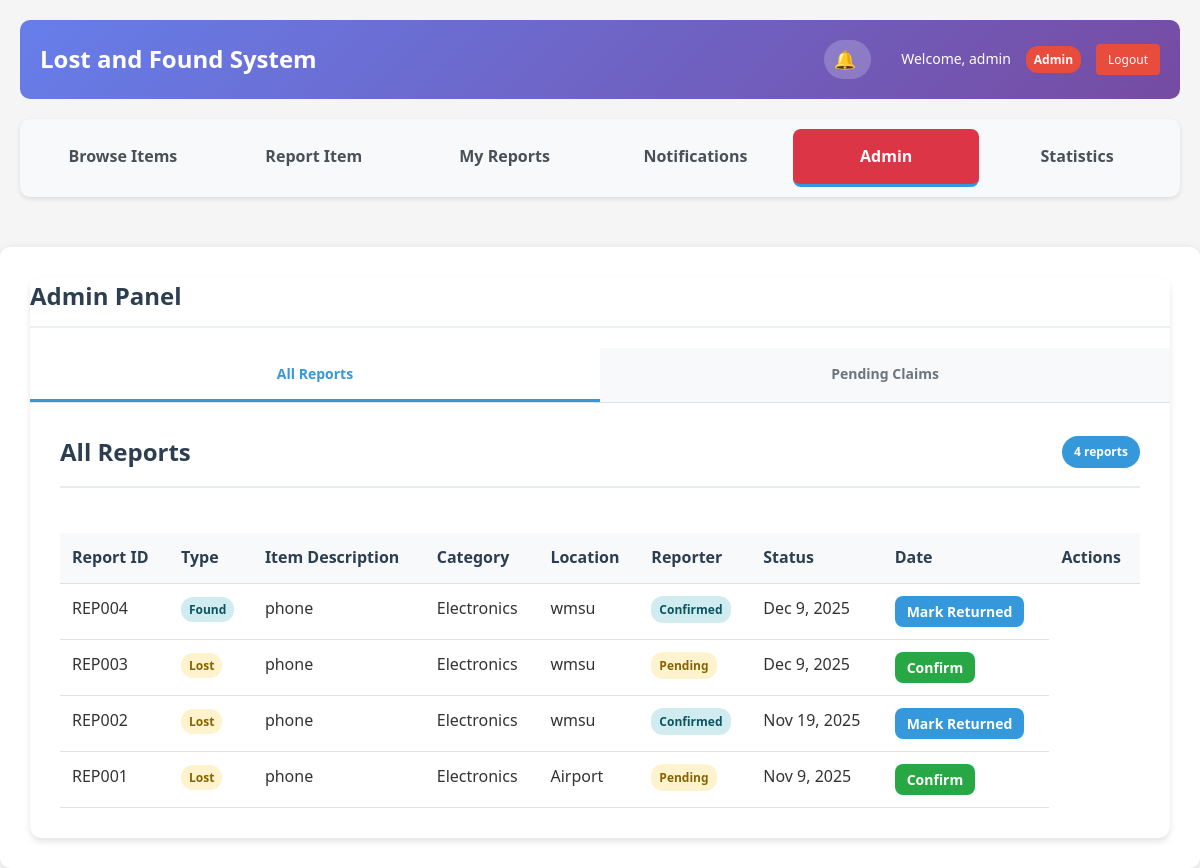
Page /object/dashboard.php (signed in) on the committed database.
### tables this page shows
CREATE TABLE `report` (
  `report_id` varchar(10) NOT NULL,
  `status` enum('pending','found','confirmed','returned') DEFAULT 'pending',
  `report_type` enum('lost','found') NOT NULL,
  `item_id` varchar(10) DEFAULT NULL,
  `user_id` varchar(10) DEFAULT NULL,
  `date_lost` date DEFAULT NULL,
  `date_found` date DEFAULT NULL,
  `created_at` timestamp NOT NULL DEFAULT current_timestamp(),
  `updated_at` timestamp NOT NULL DEFAULT current_timestamp() ON UPDATE current_timestamp()
);

CREATE TABLE `item` (
  `item_id` varchar(10) NOT NULL,
  `description` varchar(255) DEFAULT NULL,
  `category_id` int(11) DEFAULT NULL,
  `location_id` int(11) DEFAULT NULL,
  `reported_by` varchar(10) DEFAULT NULL
);

CREATE TABLE `category` (
  `category_id` int(11) NOT NULL,
  `category_name` enum('Electronics','Clothing','Accessories','Documents','Jewelry','Keys','Bags','Books','Cash') NOT NULL
);

CREATE TABLE `location` (
  `location_id` int(11) NOT NULL,
  `location_name` varchar(40) DEFAULT NULL
);

### object/dashboard.php (the view, shortened to what the rows shown need)
<?php
require_once '../class/database.php';
require_once 'entities.php';
$isAdmin = $_SESSION['role'] === 'admin';
if ($isAdmin) {
    $verification_required = false;
}
$isAdmin = $_SESSION['role'] === 'admin';
if ($isAdmin) {
    $active_tab = isset($_GET['tab']) ? $_GET['tab'] : 'admin';
} else {
    $active_tab = isset($_GET['tab']) ? $_GET['tab'] : 'browse-items';
}
?>
<!DOCTYPE html>
<html lang="en">
<head>
    <link rel="stylesheet" href="styles/dashboard.css">
</head>
<body>
    <div class="container">
<header class="<?php echo $verification_required ? 'verification-required-header' : ''; ?>">
    <h1>Lost and Found System</h1>
</header>
<?php if ($verification_required && !$isAdmin): ?>
    <div class="verification-banner warning">
        <div class="verification-header">
            <div class="verification-icon">🔐</div>
            <div class="verification-content">
                <h3>Email Verification Required</h3>
                <p>Please verify your email address to access the Lost and Found System.</p>
                <?php if (isset($_SESSION['email'])): ?>
                    <p class="email-address"><strong>We've sent a 6-digit PIN code to: <?php echo $_SESSION['email']; ?></strong></p>
                <?php else: ?>
                    <p class="email-address"><strong>We've sent a 6-digit PIN code to your registered email address.</strong></p>
                <?php endif; ?>
            </div>
        </div>
        <div class="verification-form">
            <form action="verify_pin_dashboard.php" method="POST" class="pin-form">
                <div class="pin-input-group">
                    <label for="pin_code">Enter 6-digit PIN:</label>
                    <div class="pin-input-container">
                        <input type="text" id="pin_code" name="pin_code"
                               maxlength="6" pattern="[0-9]{6}"
                               placeholder="000000" class="pin-input" required>
                        <span class="pin-input-hint">Enter the PIN sent to your email</span>
                    </div>
                </div>
                <div class="verification-buttons">
                    <button type="submit" class="btn-verify">Verify Email</button>
                    <a href="resend_pin_dashboard.php" class="btn-resend">Resend PIN</a>
                    <a href="logout.php" class="btn-logout">Logout</a>
                </div>
            </form>
            <?php if (isset($_SESSION['pin_error'])): ?>
                <div class="notification error">
                    <div class="error-icon">⚠️</div>
                    <div class="error-message">
                        <?php echo $_SESSION['pin_error']; unset($_SESSION['pin_error']); ?>
                    </div>
                </div>
            <?php endif; ?>
            <?php if (isset($_SESSION['message'])): ?>
                <div class="notification success">
                    <div class="success-icon">✅</div>
                    <div class="success-message">
                        <?php echo $_SESSION['message']; unset($_SESSION['message']); ?>
                    </div>
                </div>
            <?php endif; ?>
        </div>
        <div class="verification-help">
            <h4>Need help?</h4>
            <ul>
                <li>Check your spam folder if you don't see the email</li>
                <li>Make sure you entered the correct email address during registration</li>
                <li>The PIN expires in 15 minutes</li>
                <li>Contact support if you continue having issues</li>
            </ul>
        </div>
    </div>
<?php else: ?>
    </div>
        <div class="tab-content">
            <?php if ($active_tab == 'report-item'): ?>
    <div class="form-section">
        <h2>Report Lost or Found Item</h2>
        <?php
        $prefilledData = [];
        if (isset($_GET['found_lost_item']) && isset($_GET['report_id'])) {
            $lostReportId = $_GET['report_id'];
            $report = new Report();
            $lostReport = $report->getReportById($lostReportId);
            if ($lostReport && $lostReport['report_type'] == 'lost') {
                $item = new Item();
                $itemDetails = $item->getItemById($lostReport['item_id']);
                $locationName = isset($lostReport['location_name']) ? $lostReport['location_name'] : '';
                if (empty($locationName)) {
                    $db = DatabaseService::getInstance()->getConnection();
                    $stmt = $db->prepare("SELECT location_name FROM location WHERE location_id = ?");
                    $stmt->execute([$itemDetails['location_id']]);
                    $locationResult = $stmt->fetch(PDO::FETCH_ASSOC);
                    $locationName = $locationResult ? $locationResult['location_name'] : '';
                }
                $prefilledData = [
                    'description' => htmlspecialchars($itemDetails['description']),
                    'category_id' => $itemDetails['category_id'],
                    'location_name' => htmlspecialchars($locationName),
                    'report_type' => 'found',
                    'is_from_lost_report' => true,
                    'lost_report_id' => $lostReportId
                ];
                echo '<div class="notification info" style="margin-bottom: 20px;">';
                echo '<p><strong>Note: You are reporting a found item that matches a lost report.</strong></p>';
                echo '<p>The form has been pre-filled with details from the lost report (Report ID: ' . $lostReportId . ').</p>';
                echo '<p>Please verify all information is correct and update the location to where you actually found the item.</p>';
                echo '</div>';
            }
        }
        ?>
        <div class="report-type-selector">
            <button type="button" class="report-type-btn <?php echo (!isset($prefilledData['report_type']) || $prefilledData['report_type'] == 'lost') ? 'active' : ''; ?>" data-type="lost">I Lost an Item</button>
            <button type="button" class="report-type-btn <?php echo (isset($prefilledData['report_type']) && $prefilledData['report_type'] == 'found') ? 'active' : ''; ?>" data-type="found">I Found an Item</button>
        </div>
        <form action="" method="POST" enctype="multipart/form-data">
            <input type="hidden" name="action" value="add_item">
            <input type="hidden" name="report_type" id="report_type" value="<?php echo isset($prefilledData['report_type']) ? $prefilledData['report_type'] : 'lost'; ?>">
            <?php if (isset($prefilledData['lost_report_id'])): ?>
                <input type="hidden" name="related_lost_report_id" value="<?php echo $prefilledData['lost_report_id']; ?>">
            <?php endif; ?>
            <div class="form-group">
                <label for="description">Item Description *</label>
                <textarea id="description" name="description" required placeholder="Describe the item in detail (color, brand, distinctive features, etc.)"><?php echo isset($prefilledData['description']) ? $prefilledData['description'] : ''; ?></textarea>
            </div>
            <div class="form-group">
                <label for="category_id">Category *</label>
                <select id="category_id" name="category_id" required>
                    <option value="">Select Category</option>
                    <?php
                    $category = new Category();
                    $categories = $category->getAll();
                    foreach ($categories as $cat): ?>
                        <option value="<?php echo $cat['category_id']; ?>" <?php echo (isset($prefilledData['category_id']) && $prefilledData['category_id'] == $cat['category_id']) ? 'selected' : ''; ?>>
                            <?php echo $cat['category_name']; ?>
                        </option>
                    <?php endforeach; ?>
                </select>
            </div>
            <div class="form-group">
                <label for="location_name">Location *</label>
                <input type="text" id="location_name" name="location_name" required
                       placeholder="Where did you lose/find the item?"
                       value="<?php echo isset($prefilledData['location_name']) ? $prefilledData['location_name'] : ''; ?>">
                <?php if (isset($prefilledData['is_from_lost_report'])): ?>
                    <small style="color: #666; display: block; margin-top: 5px;">
                        Note that this location is from the lost report. Please update to where you actually found the item.
                    </small>
                <?php endif; ?>
            </div>
            <div class="date-fields">
                <div class="form-group date-lost-field" style="<?php echo (isset($prefilledData['report_type']) && $prefilledData['report_type'] == 'found') ? 'display: none;' : 'display: block;'; ?>">
                    <label for="date_lost">Date Lost *</label>
                    <input type="date" id="date_lost" name="date_lost"
                           max="<?php echo date('Y-m-d'); ?>"
                           value="<?php echo date('Y-m-d'); ?>">
                </div>
                <div class="form-group date-found-field" style="<?php echo (isset($prefilledData['report_type']) && $prefilledData['report_type'] == 'found') ? 'display: block;' : 'display: none;'; ?>">
                    <label for="date_found">Date Found *</label>
                    <input type="date" id="date_found" name="date_found"
                           max="<?php echo date('Y-m-d'); ?>"
                           value="<?php echo date('Y-m-d'); ?>">
                </div>
            </div>
            <div class="form-group">
                <label for="images">Upload Images (Optional)</label>
                <input type="file" id="images" name="images[]" multiple accept="image/*" onchange="previewImages(event)">
                <small>You can select multiple images. Max file size: 2MB each. Supported formats: JPG, PNG, GIF</small>
            <div id="image-preview-container" class="image-preview-container" style="margin-top: 15px; display: none;">
                <h4 style="margin-bottom: 10px; font-size: 16px; color: #495057;">Selected Images:</h4>
                <div id="image-previews" class="image-previews" style="display: flex; flex-wrap: wrap; gap: 10px;"></div>
            </div>
            </div>
            <button type="submit" class="btn">Submit Report</button>
        </form>
    </div>
<?php elseif ($active_tab == 'admin' && $isAdmin): ?>
    <?php
    $report = new Report();
    $allReports = $report->getAllReportsWithDetails();
    ?>
    <div class="admin-section" id="admin-panel">
        <h2>Admin Panel</h2>
        <div class="admin-tabs-content">
            <div id="reports-tab" class="admin-tab-pane active">
                <?php if (empty($allReports)): ?>
                    <div class="no-items">
                        <div class="no-items-icon">📭</div>
                        <h4>No reports found</h4>
                        <p>There are no reports in the system yet.</p>
                    </div>
                <?php else: ?>
                    <div class="admin-table-container">
                        <table class="admin-table">
                            <thead>
                                <tr>
                                    <th>Report ID</th>
                                    <th>Type</th>
                                    <th>Item Description</th>
                                    <th>Category</th>
                                    <th>Location</th>
                                    <th>Reporter</th>
                                    <th>Status</th>
                                    <th>Date</th>
                                    <th>Actions</th>
                                </tr>
                            </thead>
                            <tbody>
                                <?php foreach ($allReports as $reportItem): ?>
                                    <tr>
                                        <td><code><?php echo $reportItem['report_id']; ?></code></td>
                                        <td>
                                            <span class="report-type-badge <?php echo $reportItem['report_type']; ?>">
                                                <?php echo ucfirst($reportItem['report_type']); ?>
                                            </span>
                                        </td>
                                        <td class="description-cell"><?php echo htmlspecialchars($reportItem['description']); ?></td>
                                        <td><?php echo $reportItem['category_name']; ?></td>
                                        <td><?php echo htmlspecialchars($reportItem['location_name']); ?></td>
                                        <td>
                                            <span class="item-status status-<?php echo $reportItem['status']; ?>">
                                                <?php echo ucfirst($reportItem['status']); ?>
                                            </span>
                                        </td>
                                        <td><?php echo date('M j, Y', strtotime($reportItem['created_at'])); ?></td>
                                        <td>
                                            <?php if ($reportItem['status'] == 'pending'): ?>
                                                <form action="" method="POST" style="display: inline;">
                                                    <button type="submit" class="btn btn-success btn-sm"
                                                            onclick="return confirm('Mark this report as confirmed?')">
                                                        Confirm
                                                    </button>
                                                </form>
                                            <?php elseif ($reportItem['status'] == 'confirmed'): ?>
                                                <form action="" method="POST" style="display: inline;">
                                                    <button type="submit" class="btn btn-primary btn-sm"
                                                            onclick="return confirm('Mark this item as returned?')">
                                                        Mark Returned
                                                    </button>
                                                </form>
                                            <?php else: ?>
                                                <span class="text-muted">No actions</span>
                                            <?php endif; ?>
                                        </td>
                                    </tr>
                                <?php endforeach; ?>
                            </tbody>
                        </table>
                    </div>
                <?php endif; ?>
            </div>
        </div>
    </div>
<?php endif; ?>
                </div>
        <?php endif; ?>
</body>
</html>

### rows in the picture
report: report_id "REP004", report_type "Found", item.description "phone", category.category_name "Electronics", location.location_name "wmsu", status "Confirmed", created_at "Dec 9, 2025"
report: report_id "REP003", report_type "Lost", item.description "phone", category.category_name "Electronics", location.location_name "wmsu", status "Pending", created_at "Dec 9, 2025"
report: report_id "REP002", report_type "Lost", item.description "phone", category.category_name "Electronics", location.location_name "wmsu", status "Confirmed", created_at "Nov 19, 2025"
report: report_id "REP001", report_type "Lost", item.description "phone", category.category_name "Electronics", location.location_name "Airport", status "Pending", created_at "Nov 9, 2025"

### other values in the picture
$_SESSION['username'] "admin"
$_SESSION['role'] "Admin"
count($allReports) "4"
